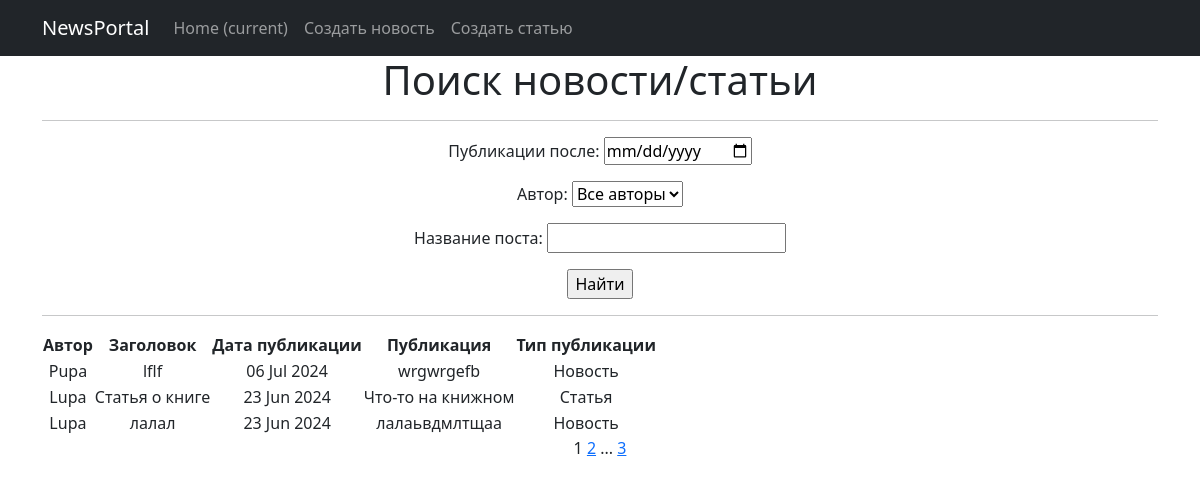
The app's page /news/search/ with its own data.
### news/models.py (models this page shows, shortened)
class Post(models.Model):
    article = 'AR'
    news = 'NE'
    CHOICE = [
        (article, 'Статья'),
        (news, 'Новость')
    ]
    author = models.ForeignKey(Author, on_delete=models.CASCADE)
    categories = models.ManyToManyField(Category, through='PostCategory')
    type_post = models.CharField(max_length=2, choices=CHOICE, default=news)
    date_post = models.DateTimeField(auto_now_add=True)
    title = models.CharField(max_length=255)
    text = models.TextField()
    rating = models.IntegerField(default=0)

class Author (models.Model):
    user = models.OneToOneField(User, on_delete=models.CASCADE)
    rating = models.IntegerField(default=0)
    def __str__(self):
        return self.user.username

### news/views.py (the view)
# urls.py: path('search/', PostSearch.as_view(), name='post_search'),
class PostSearch(ListView):
    model = Post
    template_name = 'search.html'
    context_object_name = 'search'
    ordering = '-date_post'
    paginate_by = 3
    def get_queryset(self):
        queryset = super().get_queryset()
        self.filterset = PostFilter(self.request.GET, queryset)
        return self.filterset.qs
    def get_context_data(self, **kwargs):
        context = super().get_context_data()
        context['filterset'] = self.filterset
        return context

### news/templatetags/custom_filters.py (called while the page is built)
@register.filter()
def censor(value):
    for word in censor_words:
        value = value.replace(word[1:], '*' * len(word[1:]))
    return value

### news/templatetags/custom_tags.py (called while the page is built)
@register.simple_tag(takes_context=True)
def url_replace(context, **kwargs):
    d = context['request'].GET.copy()
    for k, v in kwargs.items():
        d[k] = v
    return d.urlencode()

### templates/search.html (shortened to what this page needs)
{% extends 'flatpages/default.html' %}
{% load custom_filters %}
{% load custom_tags %}
{% block content %}
    <h1>Поиск новости/статьи</h1>
    <hr>
    <form action="" method="get">
        {{ filterset.form.as_p }}
        <input type="submit" value="Найти" />
    </form>
    <hr>
    {% if search %}
        <table>
            <tr>
                <td><b>Автор</b></td>
                <td><b>Заголовок</b></td>
                <td><b>Дата публикации</b></td>
                <td><b>Публикация</b></td>
                <td><b>Тип публикации</b></td>
            </tr>
            {% for post in search %}
                <tr>
                    <td>{{ post.author }}</td>
                    <td>{{ post.title|censor }}</td>
                    <td>{{ post.date_post|date:'d M Y' }}</td>
                    <td>{{ post.text|truncatewords:20|censor }}</td>
                    <td>{{ post.get_type_post_display }}</td>
                </tr>
            {% endfor %}
        </table>
    {% else %}
        <h3>Новостей нет!</h3>
    {% endif %}
    {{ page_obj.number }}
    {% if page_obj.has_next %}
        <a href="?{% url_replace page=page_obj.next_page_number %}">{{ page_obj.next_page_number }}</a>
        {% if paginator.num_pages != page_obj.next_page_number %}
            ...
            <a href="?{% url_replace page=page_obj.paginator.num_pages %}">{{ page_obj.paginator.num_pages }}</a>
        {% endif %}
    {% endif %}
{% endblock content %}

### templates/flatpages/default.html (shortened to what this page needs)
<!DOCTYPE html>
<html lang="en">
    <head>
         {% load static %}
        <link href="{% static 'css/styles.css' %}" rel="stylesheet" />
    </head>
    <body>
        <nav class="navbar navbar-expand-lg navbar-dark bg-dark static-top">
            <div class="container">
                <a class="navbar-brand" href="#">NewsPortal</a>
                <div class="collapse navbar-collapse" id="navbarResponsive">
                    <ul class="navbar-nav ml-auto">
                         <li class="nav-item active">
                            <a class="nav-link" href="#">Home
                                <span class="sr-only">(current)</span>
                            </a>
                        </li>
                        <li class="nav-item">
                            <a class="nav-link" href="/news/create/">Создать новость</a>
                        </li>
                        <li class="nav-item">
                            <a class="nav-link" href="/news/articles/create/">Создать статью</a>
                        </li>
                    </ul>
                </div>
            </div>
        </nav>
        <div class="container">
            <div class="row">
                <div class="col-lg-12 text-center">
                    {% block content %}{% endblock content %}
            </div>
        </div>
    </body>
</html>

### records on screen
Post: author "Pupa", title|censor "lflf", date_post "06 Jul 2024", text|censor "wrgwrgefb", type_post "Новость"
Post: author "Lupa", title|censor "Статья о книге", date_post "23 Jun 2024", text|censor "Что-то на книжном", type_post "Статья"
Post: author "Lupa", title|censor "лалал", date_post "23 Jun 2024", text|censor "лалаьвдмлтщаа", type_post "Новость"

### other values on screen
{{ page_obj.number }} "1"
{{ page_obj.next_page_number }} "2"
{{ page_obj.paginator.num_pages }} "3"
